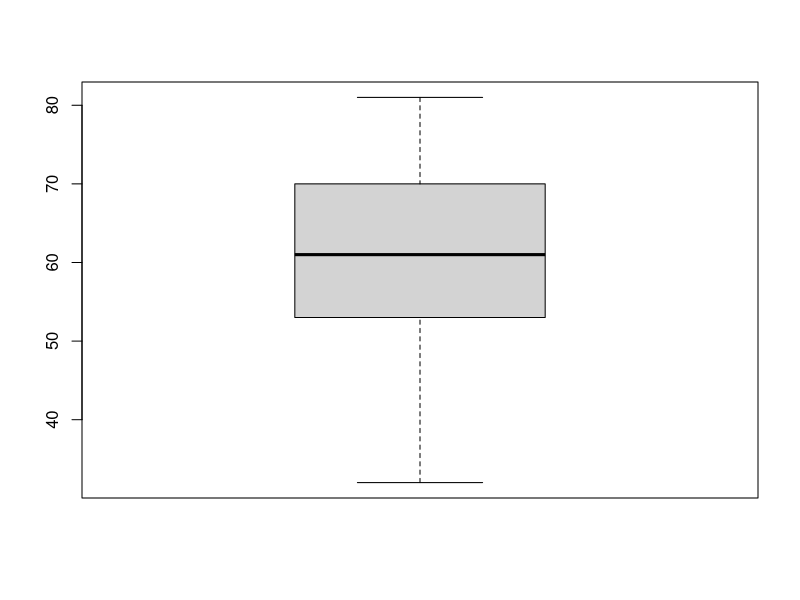
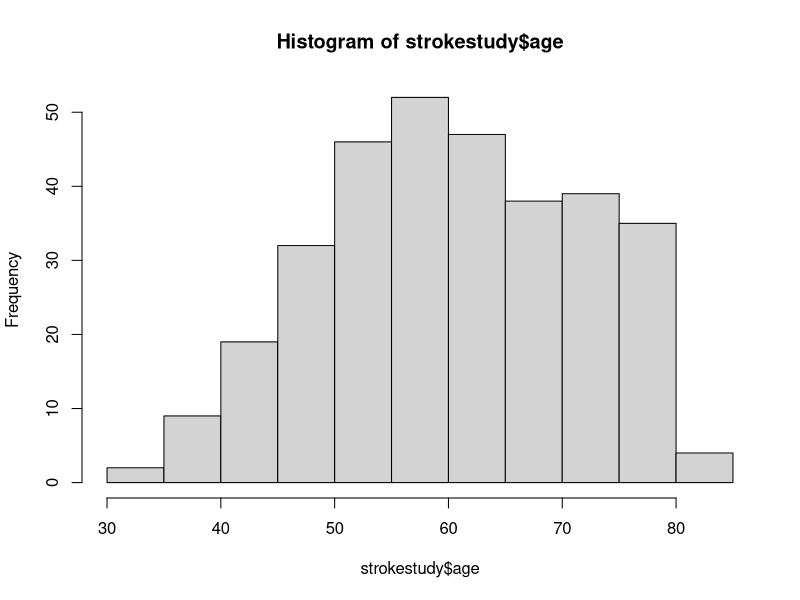
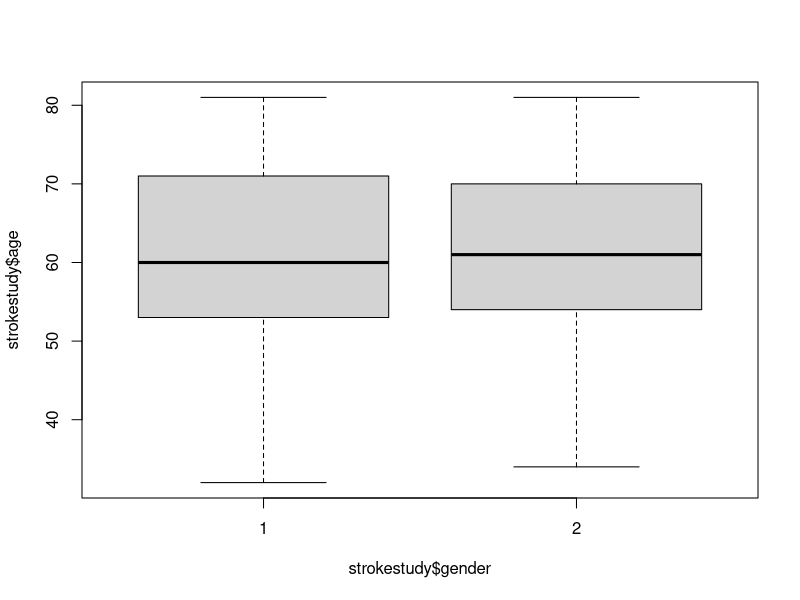
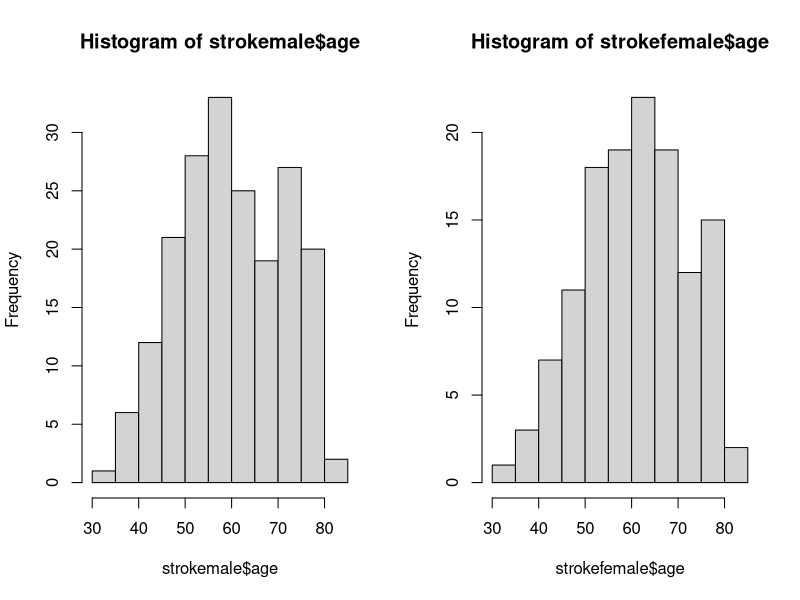
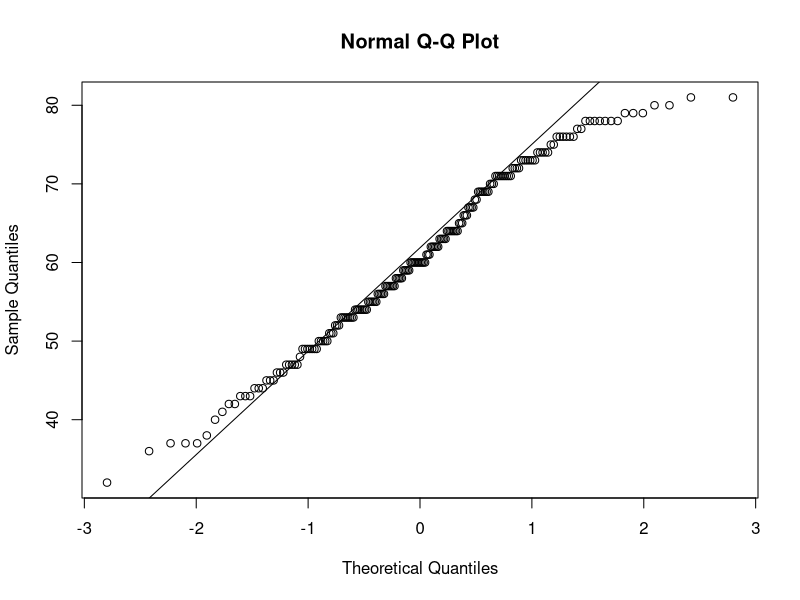
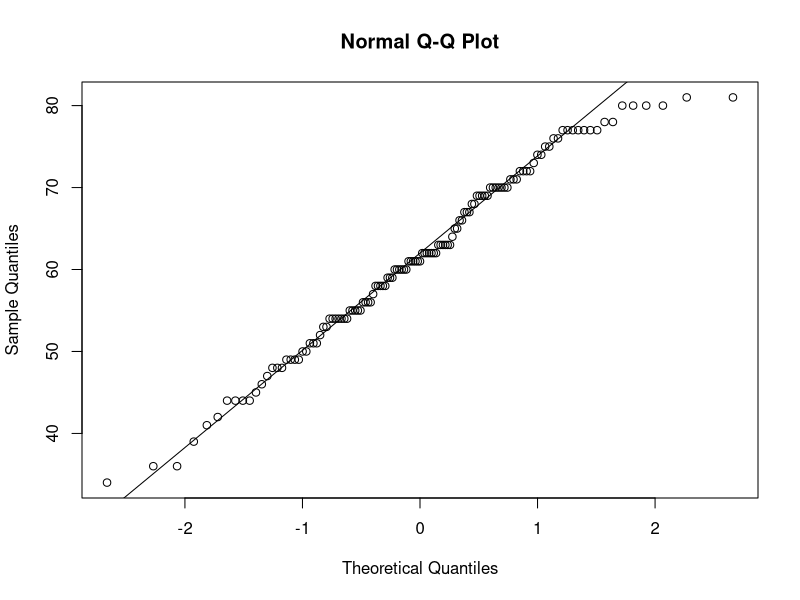

These figures' R source, in order:
### Two Sample T Test in R

## Set working directory
setwd("~/Work/BIOS 591P 2021/R Materials/1 Introduction/Two Sample T Test")

## Read in the data
strokestudy <- read.csv("strokestudy.csv")

## Check that data read in properly
View(strokestudy)
print(strokestudy)

### Check T Test assumptions

## Number of observations/variables (rows/columns)
dim(strokestudy)

## See variable names
names(strokestudy)

## Count the number of patients of each gender
table(strokestudy$gender)

## Mean, variance, and median of age
mean(strokestudy$age)
median(strokestudy$age)
var(strokestudy$age)
sd(strokestudy$age)

## Create boxplot of age
boxplot(strokestudy$age)

## Create histogram of age
hist(strokestudy$age)

## Create boxplot of age, divided by gender
boxplot(strokestudy$age ~ strokestudy$gender)

## Create histogram of age, divided by gender (more complicated)
strokemale <- strokestudy[strokestudy$gender==1,]
strokefemale <- strokestudy[strokestudy$gender==2,]

par(mfrow=c(1,2))
hist(strokemale$age)
hist(strokefemale$age)
par(mfrow=c(1,1))

## Draw Q-Q plot of age for males and females
qqnorm(strokemale$age)
qqline(strokemale$age)

qqnorm(strokefemale$age)
qqline(strokefemale$age)

### Perform T test

## Unpooled T test
t.test(strokestudy$age ~ strokestudy$gender)

## Pooled T test
t.test(strokestudy$age ~ strokestudy$gender,var.equal=TRUE)

## Conclusion: Fail to reject H0. 

## F test for equality of variances
var.test(strokestudy$age ~ strokestudy$gender)
